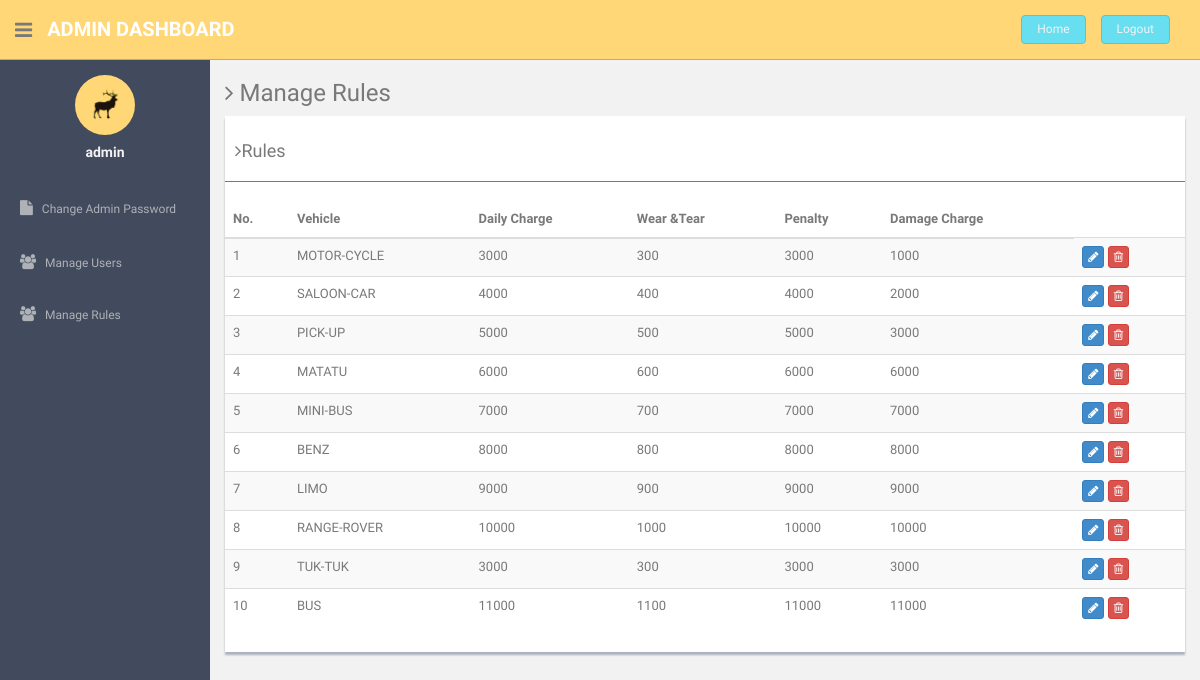
Screenshot of /manage-rules.php (signed in) with the database file from the repository.
### tables this page shows
CREATE TABLE `rules` (
  `ID` int(2) DEFAULT NULL,
  `VEHICLE` varchar(11) DEFAULT NULL,
  `DAILY-CHARGE` int(5) DEFAULT NULL,
  `WEAR-TEAR` int(4) DEFAULT NULL,
  `LATE-RETURN` int(5) DEFAULT NULL,
  `DAMAGES` int(5) DEFAULT NULL
);

### manage-rules.php (the view, shortened to what this page needs)
<?php
include'dbconnection.php';
?><!DOCTYPE html>
<html lang="en">
  <head>
    <link href="assets/css/bootstrap.css" rel="stylesheet">
    <link href="assets/font-awesome/css/font-awesome.css" rel="stylesheet" />
    <link href="assets/css/style.css" rel="stylesheet">
    <link href="assets/css/style-responsive.css" rel="stylesheet">
  </head>
  <body>
  <section id="container" >
      <header class="header black-bg">
              <div class="sidebar-toggle-box">
                  <div class="fa fa-bars tooltips" data-placement="right" data-original-title="Toggle Navigation"></div>
              </div>
            <a href="#" class="logo"><b>Admin Dashboard</b></a>
            <div class="top-menu">
            	<ul class="nav pull-right top-menu">
                   <li><a class="logout" href="../logout.php">Home</a></li>
                    <li><a class="logout" href="logout.php">Logout</a></li>
            	</ul>
            </div>
        </header>
      <aside>
          <div id="sidebar"  class="nav-collapse ">
              <ul class="sidebar-menu" id="nav-accordion">
              	  <p class="centered"><a href="#"><img src="assets/img/ui-sam.jpg" class="img-circle" width="60"></a></p>
              	  <h5 class="centered"><?php echo $_SESSION['login'];?></h5>
                  <li class="mt">
                      <a href="change-password.php">
                          <i class="fa fa-file"></i>
                          <span>Change Admin Password</span>
                      </a>
                  </li>
                  <li class="sub-menu">
                      <a href="manage-users.php" >
                          <i class="fa fa-users"></i>
                          <span>Manage Users</span>
                      </a>
                  </li>
                  <li class="sub-menu">
                      <a href="manage-rules.php" >
                          <i class="fa fa-users"></i>
                          <span>Manage Rules</span>
                      </a>
                  </li>
              </ul>
          </div>
      </aside>
      <section id="main-content">
          <section class="wrapper">
          	<h3><i class="fa fa-angle-right"></i> Manage Rules</h3>
				<div class="row">
                  <div class="col-md-12">
                      <div class="content-panel">
                          <table class="table table-striped table-advance table-hover">
	                  	  	  <h4><i class="fa fa-angle-right"></i>Rules</h4>
	                  	  	  <hr>
                              <thead>
                              <tr>
                                  <th>No.</th>
                                  <th class="hidden-phone">Vehicle</th>
                                  <th> Daily Charge</th>
                                  <th> Wear &amp;Tear</th>
                                  <th>Penalty</th>
                                  <th>Damage Charge</th>
                              </tr>
                              </thead>
                              <tbody>
                              <?php $ret=mysqli_query($con,"select * from rules");
							  $cnt=1;
							  while($row=mysqli_fetch_array($ret))
							  {?>
                              <tr>
                              <td><?php echo $cnt;?></td>
                                  <td><?php echo $row['VEHICLE'];?></td>
                                  <td><?php echo $row['DAILY-CHARGE'];?></td>
                                  <td><?php echo $row['WEAR-TEAR'];?></td>
                                  <td><?php echo $row['LATE-RETURN'];?></td>  <td><?php echo $row['DAMAGES'];?></td>
                                  <td>
                                     <a href="update-rules.php?uid=<?php echo $row['id'];?>">
                                     <button class="btn btn-primary btn-xs"><i class="fa fa-pencil"></i></button></a>
                                     <a href="manage-rules.php?id=<?php echo $row['id'];?>">
                                     <button class="btn btn-danger btn-xs" onClick="return confirm('Do you really want to delete');"><i class="fa fa-trash-o "></i></button></a>
                                  </td>
                              </tr>
                              <?php $cnt=$cnt+1; }?>
                              </tbody>
                          </table>
                      </div>
                  </div>
              </div>
		</section>
      </section
  ></section>
  </body>
</html>

### assets/css/style.css (style rules this page uses)
body { color: #797979; background: #f2f2f2; font-family: 'Ruda', sans-serif; padding: 0px !important; margin: 0px !important; font-size:13px; }
ul li { list-style: none; }
a, a:hover, a:focus { text-decoration: none; outline: none; }
#container { width: 100%; height: 100%; }
hr { margin-top: 20px; margin-bottom: 20px; border: 0; border-top: 1px solid #797979; }
.centered { text-align: center; }
.mt { margin-top: 25px; }
ul.top-menu > li > .logout { color: #f2f2f2; font-size: 12px; border-radius: 4px; -webkit-border-radius: 4px; border: 1px solid #64c3c2 !important; padding: 5px 15px; margin-right: 15px; background: #68dff0; margin-top: 15px; }
#sidebar { width: 210px; height: 100%; position: fixed; background: #424a5d; }
#sidebar h5 { color: #f2f2f2; font-weight: 700; }
#sidebar ul li { position: relative; }
ul.sidebar-menu , ul.sidebar-menu li ul.sub { margin: -2px 0 0; padding: 0; }
ul.sidebar-menu { margin-top: 75px; }
ul.sidebar-menu li { margin-bottom: 5px; margin-left:10px; margin-right:10px; }
ul.sidebar-menu li.sub-menu { line-height: 15px; }
ul.sidebar-menu li a span { display: inline-block; }
ul.sidebar-menu li a { color: #aeb2b7; text-decoration: none; display: block; padding: 15px 0 15px 10px; font-size: 12px; outline: none; -webkit-transition: all 0.3s ease; -moz-transition: all 0.3s ease; -o-transition: all 0.3s ease; -ms-transition: all 0.3s ease; transition: all 0.3s ease; }
ul.sidebar-menu li a i { font-size: 15px; padding-right: 6px; }
#main-content { margin-left: 210px; }
.header, .footer { min-height: 60px; padding: 0 15px; }
.header { position: fixed; left: 0; right: 0; z-index: 1002; }
.black-bg { background: #ffd777; border-bottom: 1px solid #c9aa5f; }
.wrapper { display: inline-block; margin-top: 60px; padding-left: 15px; padding-right: 15px; padding-bottom: 15px; padding-top: 0px; width: 100%; }
a.logo { font-size: 20px; color: #ffffff; float: left; margin-top: 15px; text-transform: uppercase; }
a.logo b { font-weight: 900; }
#top_menu .nav > li, ul.top-menu > li { float: left; }
ul.top-menu > li > a { color: #666666; font-size: 16px; border-radius: 4px; -webkit-border-radius: 4px; border:1px solid #666666 !important; padding: 2px 6px; margin-right: 15px; }
.sidebar-toggle-box { float: left; padding-right: 15px; margin-top: 20px; }
.sidebar-toggle-box .fa-bars { cursor: pointer; display: inline-block; font-size: 20px; }
.content-panel { background: #ffffff; box-shadow: 0px 3px 2px #aab2bd; padding-top: 15px; padding-bottom: 5px; }
.content-panel h4 { margin-left: 10px; }

### rows the page displays
rules: VEHICLE "MOTOR-CYCLE", value "3000", value "300", DAMAGES "1000"
rules: VEHICLE "SALOON-CAR", value "4000", value "400", DAMAGES "2000"
rules: VEHICLE "PICK-UP", value "5000", value "500", DAMAGES "3000"
rules: VEHICLE "MATATU", value "6000", value "600", DAMAGES "6000"
rules: VEHICLE "MINI-BUS", value "7000", value "700", DAMAGES "7000"
rules: VEHICLE "BENZ", value "8000", value "800", DAMAGES "8000"
rules: VEHICLE "LIMO", value "9000", value "900", DAMAGES "9000"
rules: VEHICLE "RANGE-ROVER", value "10000", value "1000", DAMAGES "10000"
rules: VEHICLE "TUK-TUK", value "3000", value "300", DAMAGES "3000"
rules: VEHICLE "BUS", value "11000", value "1100", DAMAGES "11000"

### other values shown
$_SESSION['login'] "admin"
